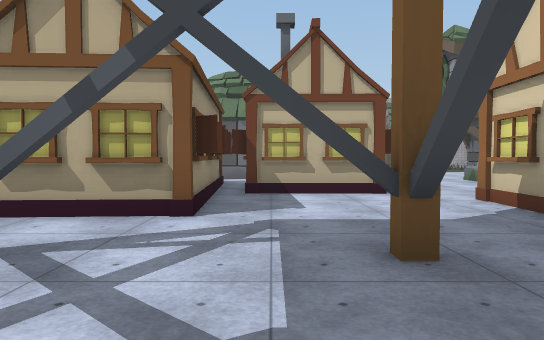
View 1 (above)

24 first-person views from a walk through a 3-D level made in the Unity game engine. The camera is 1.3 m above the floor, tilts 2° down and sees 70° across. The floor is counted in squares, 2 m on a side. Each view is taken from the middle of a square. On the plan, view 1 faces up. The plan holds only what a view shows up to about 11 squares ahead; the rest is blank. The place goes on beyond the plan. The player character is not drawn. Some surface patterns are stand-ins.

View 2
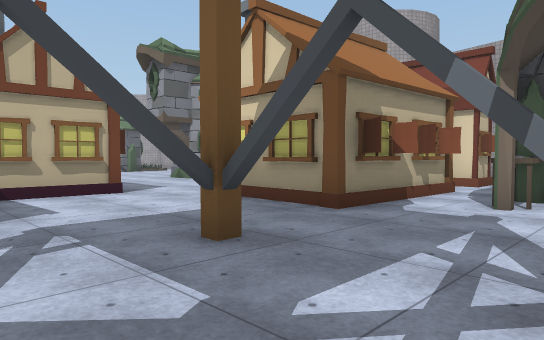

View 3
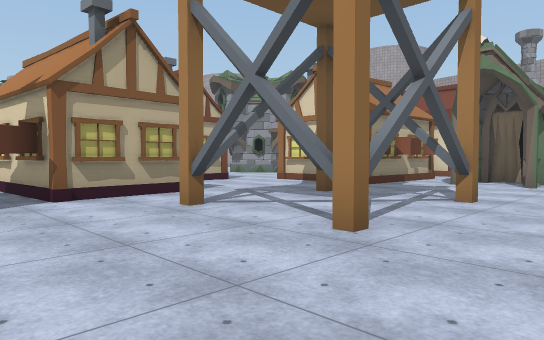

View 4
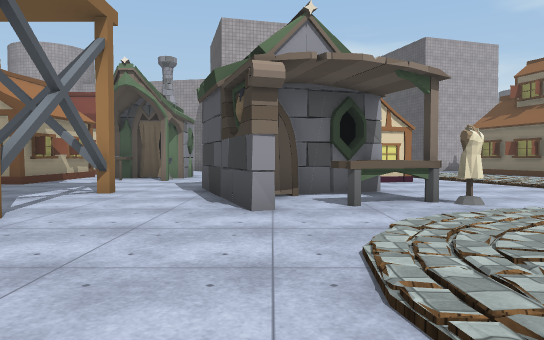

View 5
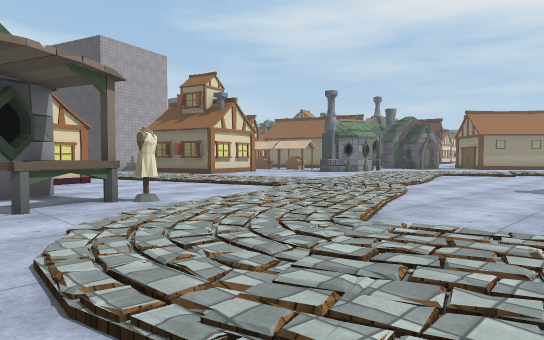

View 6
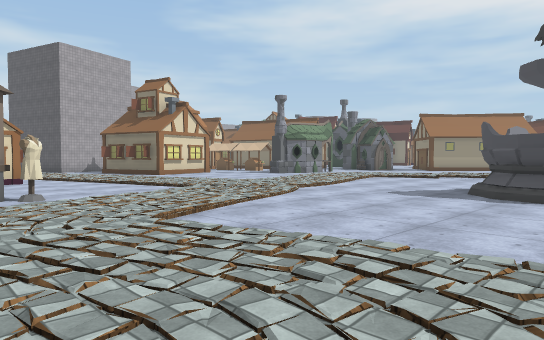

View 7
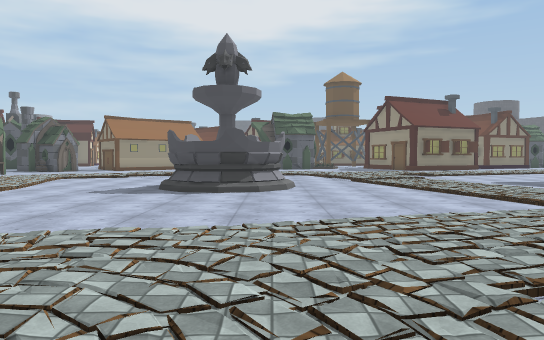

View 8
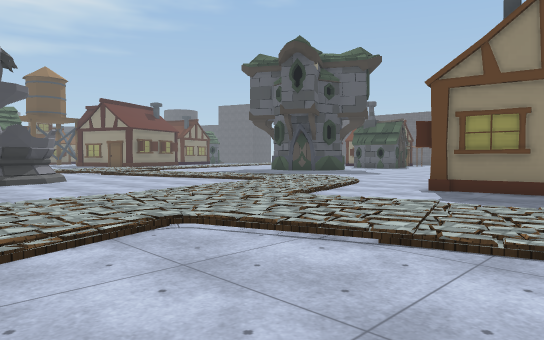

View 9
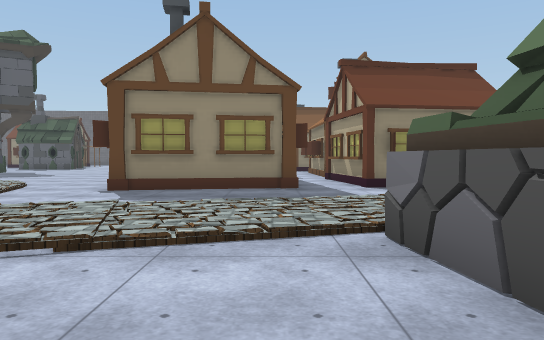

View 10
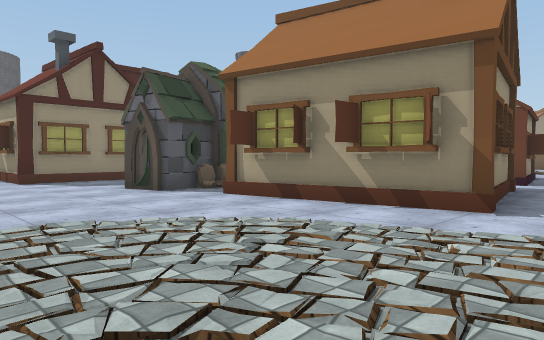

View 11
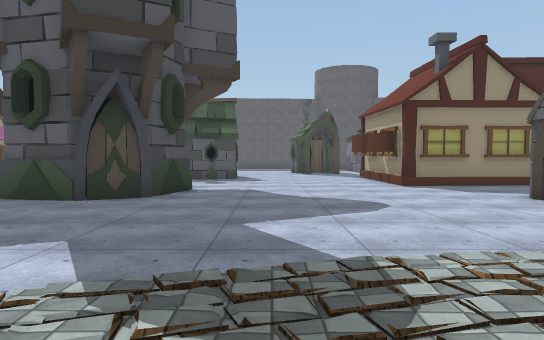

View 12
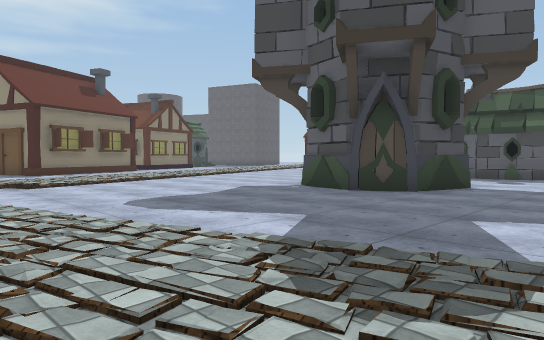

View 13
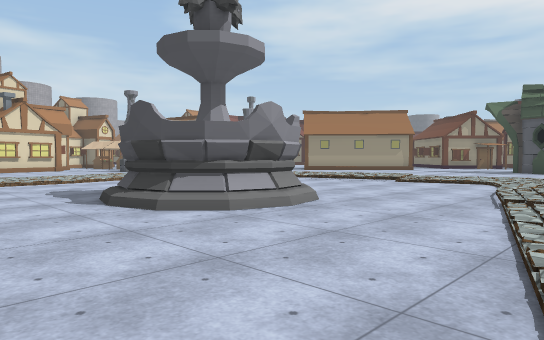

View 14
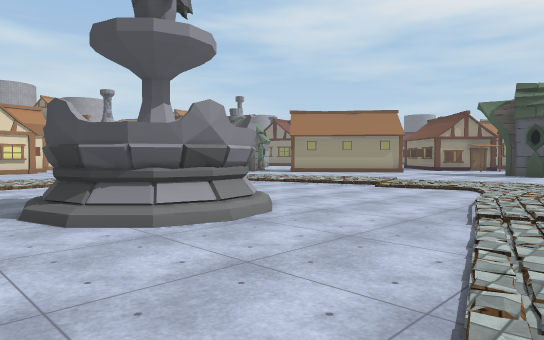

View 15
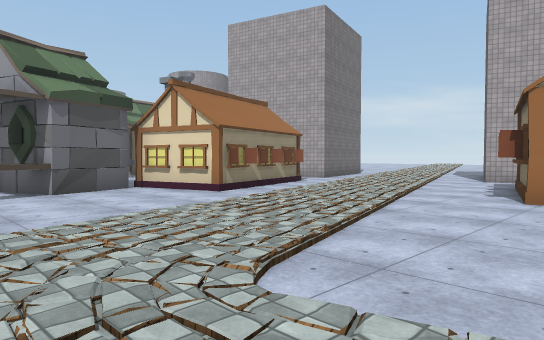

View 16
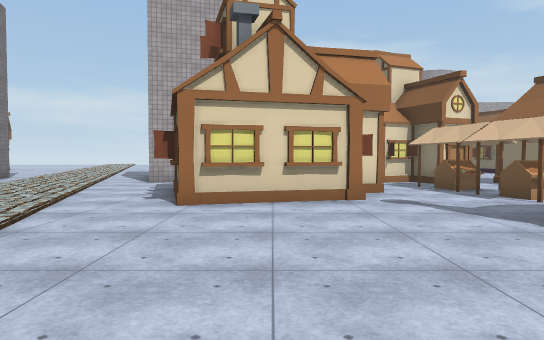

View 17
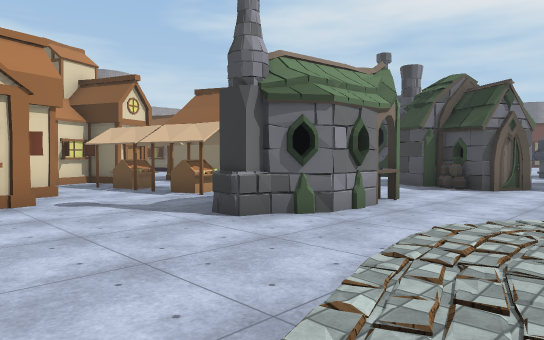

View 18
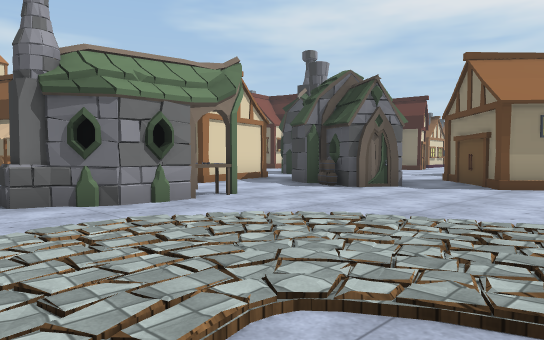

View 19
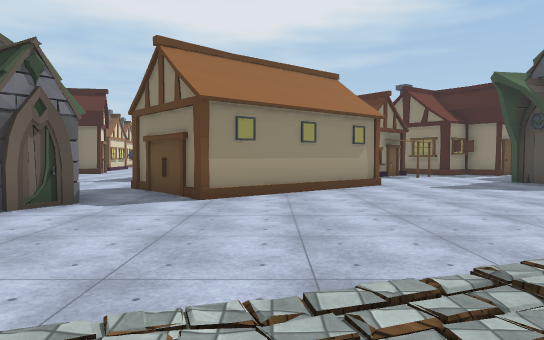

View 20
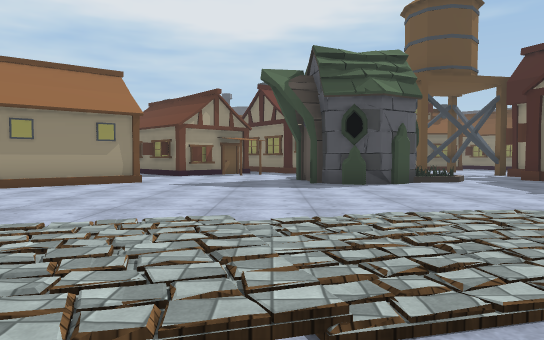

View 21
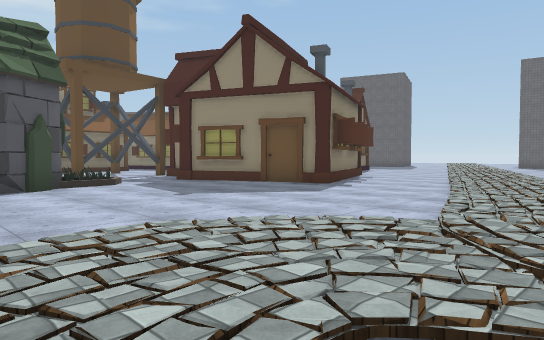

View 22
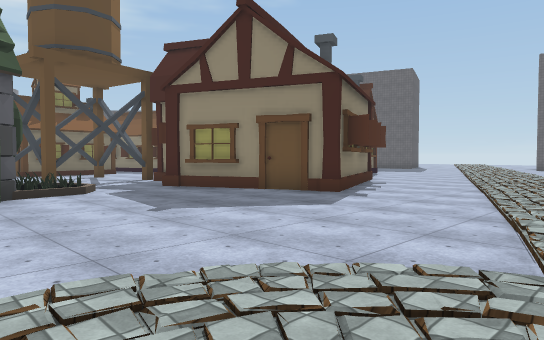

View 23
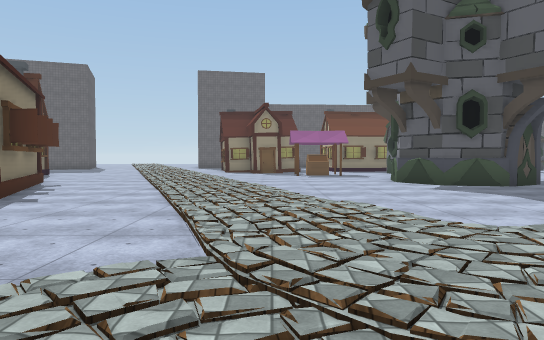

View 24
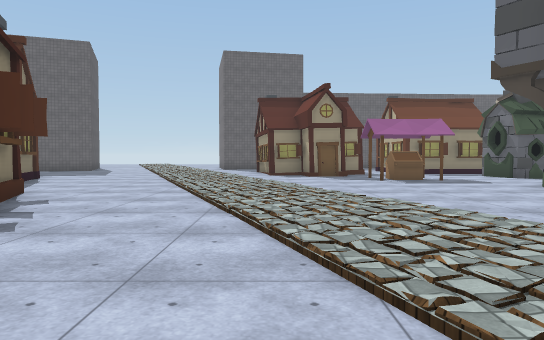

### Floor plan
Key: @ floor where view 1 was taken; # wall or solid block; x gap in a wall; . main floor; : floor 0.25 m higher than the main floor; / step, stairs or slope; = window, fence, low wall or low ledge; ^ raised ledge; H house; O other object.
Columns run from 25 left of view 1 to 11 right of it. Each row starts with its distance up from view 1.
 11                               .#
 10                              ..#
  9                       HH    ...
  8                             ..
  7                       H HHHH..
  6                      .H H....
  5                      .H H...H
  4           HH         .HH....H  H H
  3             H        .......HHHH.HH
  2             .        ..#..#......
  1          HHHH..     .........#^##
  0          ......::## ...#.@#..#.#
 -1            HH..://.............
 -2   H         H..///.......###
 -3   HH        H..//:......###
 -4    H.  #.HHHH...::///::.^=###
 -5    H..##.H.....//:/::://x^^#HH
 -6    H........//:./::///:/# ...HHH.
 -7  HHH.......://:///...//.........::::/
 -8   .........:///.......//......:..////
 -9   .........:./........//..:.://.///..
-10   .........///..........:::..//.....#
-11 O........../:/....O..../:://....HHH
-12 O...###.....::...OOO...//:.....H
-13 O     #.....::/..OOO.../::......
-14 O..   #...../:/..OOO....://.....HH
-15  ... ##...../ /....  .../:/......H
-16  ............ :/...... ./::..O......H
-17  O...........://...... ::::.OO...OO.H
-18 OO........///::/..//:: :/:/.OO  O...H
-19  ......//://::://.//: ://...OO     ..
-20  ....//::////.::.:/// ..........   OO
-21  .//://://.....///.............O    O
-22  :/::///....................#...
-23  /:........................####
-24  /......HH...............O..
-25  .....HH  H.............O O..
-26  ....H    H....##.....OO  OO.
-27  ..H       H./####....O     ..
-28  HH       H../#  #....      ..
-29            ..
-30             .#

Where each view was taken, in squares from view 1:
view 1: 0 up, 0 right, facing up
view 2: 0 up, 1 left, facing up-right
view 3: 2 down, 5 left, facing up-right
view 4: 3 down, 6 left, facing right
view 5: 3 down, 6 left, facing down-right
view 6: 4 down, 8 left, facing down-right
view 7: 3 down, 8 left, facing down
view 8: 1 down, 5 left, facing down-left
view 9: 1 down, 5 left, facing left
view 10: 9 down, 11 left, facing up-left
view 11: 10 down, 12 left, facing left
view 12: 9 down, 12 left, facing down-left
view 13: 9 down, 12 left, facing down-right
view 14: 10 down, 12 left, facing down-right
view 15: 13 down, 1 left, facing up-right
view 16: 13 down, 0 right, facing right
view 17: 13 down, 0 right, facing down-right
view 18: 15 down, 2 left, facing down-right
view 19: 17 down, 1 left, facing down
view 20: 17 down, 7 left, facing down
view 21: 18 down, 8 left, facing down-left
view 22: 19 down, 9 left, facing down-left
view 23: 19 down, 9 left, facing left
view 24: 21 down, 13 left, facing left
